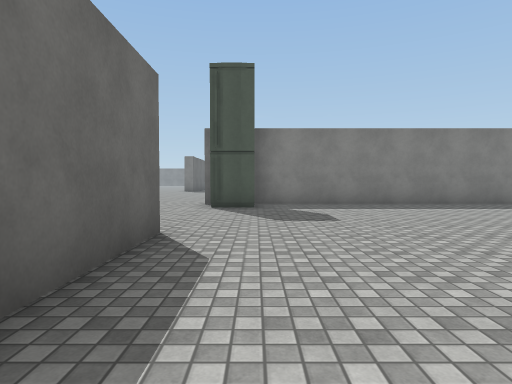
view 1 (above)

24 first-person views from a walk through a 3-D level made in the Unity game engine. The camera is 1.3 m above the floor, tilts 2° down and sees 75° across. The floor is counted in squares, 2 m on a side. Each view is taken from the middle of a square. On the plan, view 1 faces up. The plan holds only what a view shows up to about 10 squares ahead; the rest is blank. The place goes on beyond the plan. Some surface patterns are stand-ins.

view 2
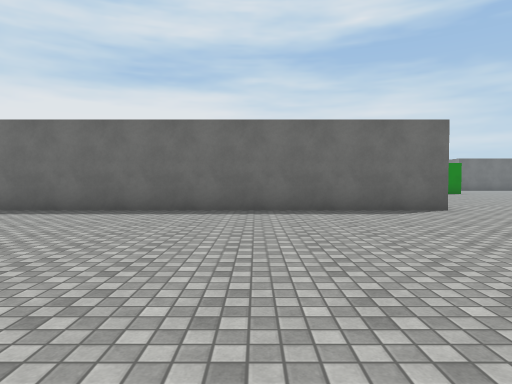

view 3
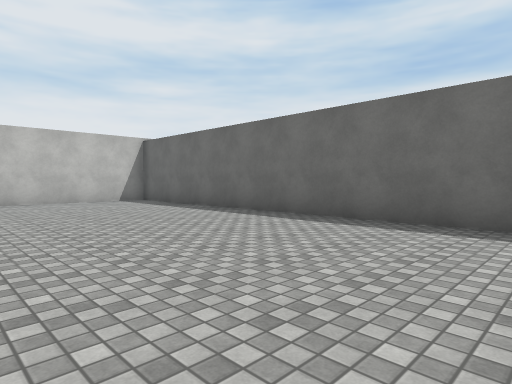

view 4
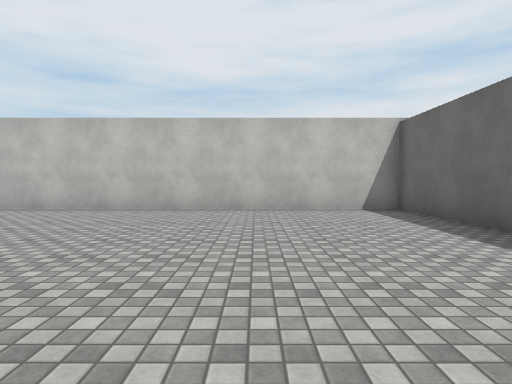

view 5
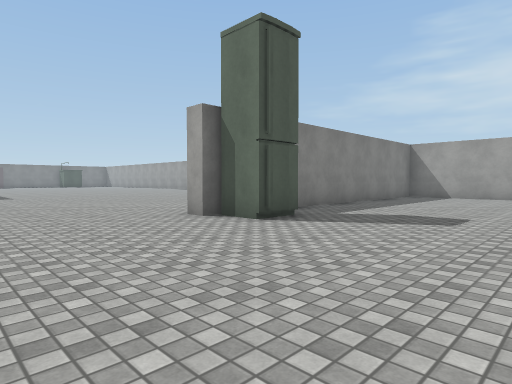

view 6
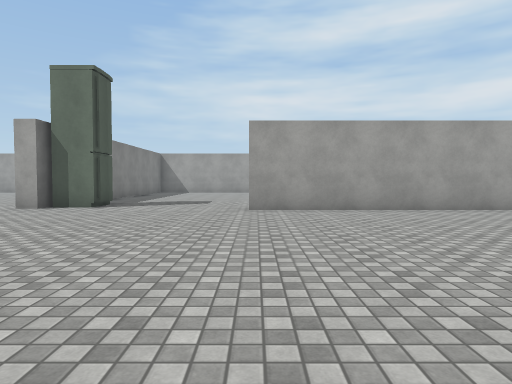

view 7
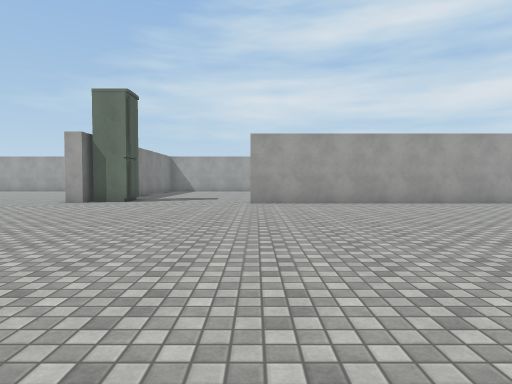

view 8
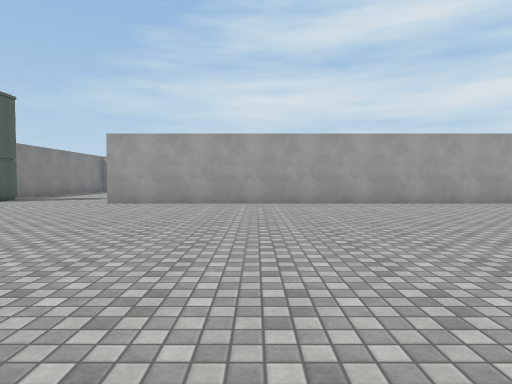

view 9
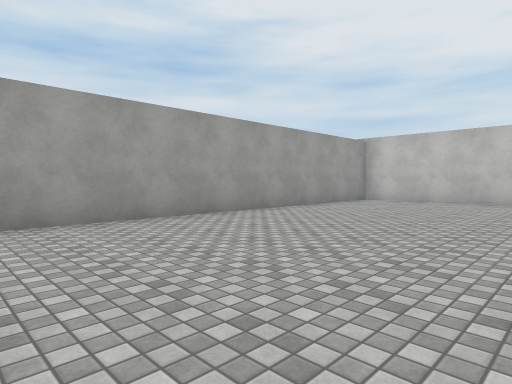

view 10
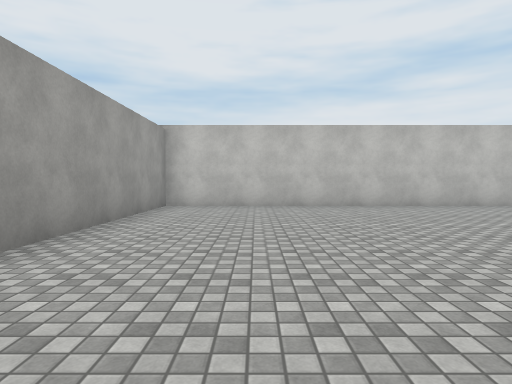

view 11
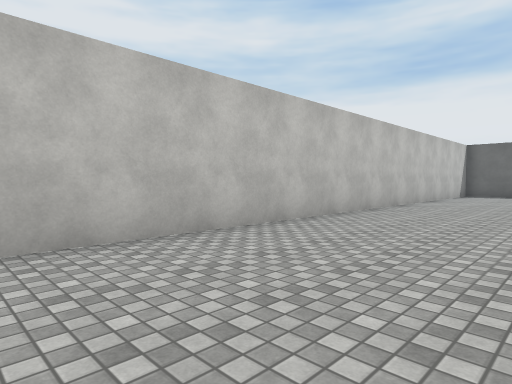

view 12
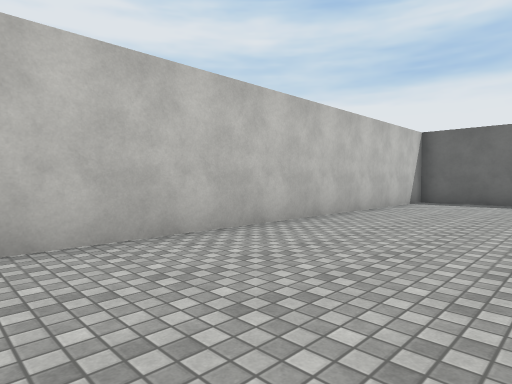

view 13
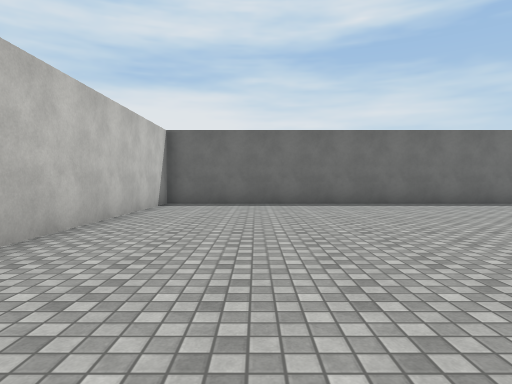

view 14
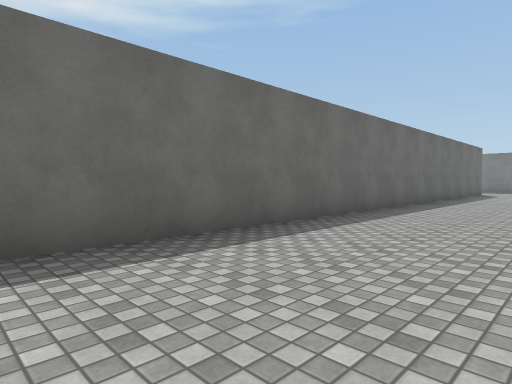

view 15
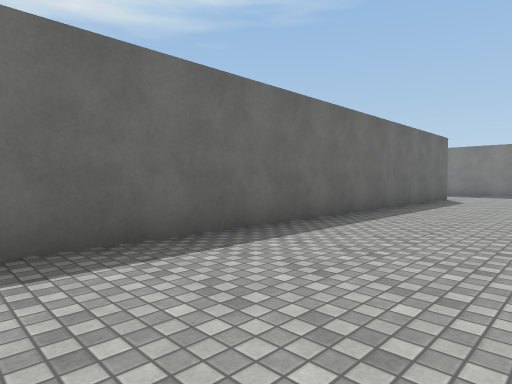

view 16
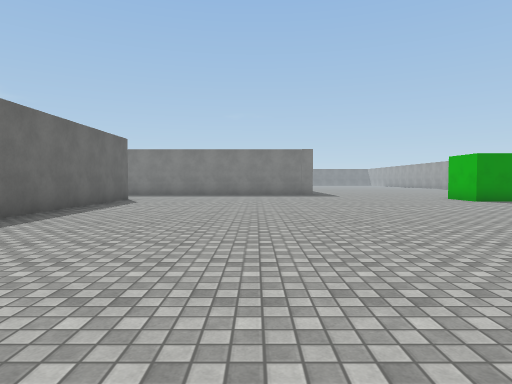

view 17
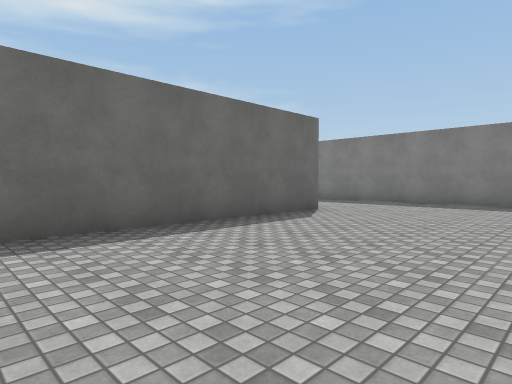

view 18
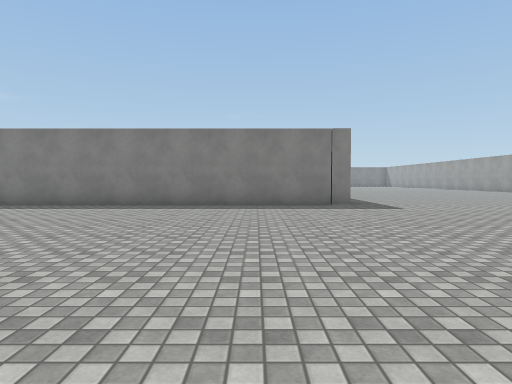

view 19
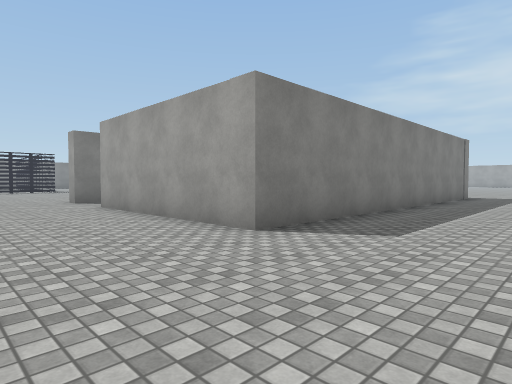

view 20
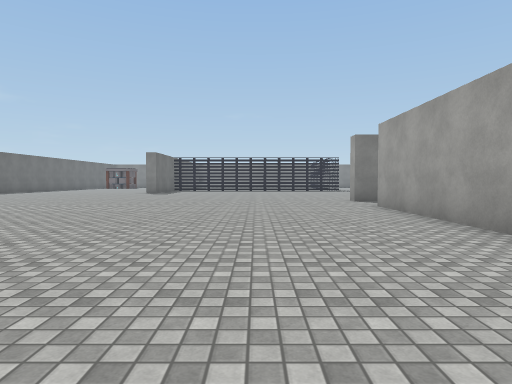

view 21
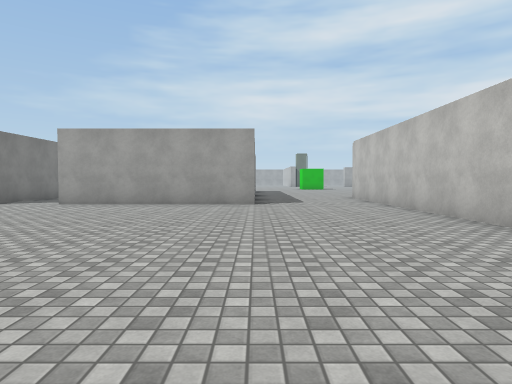

view 22
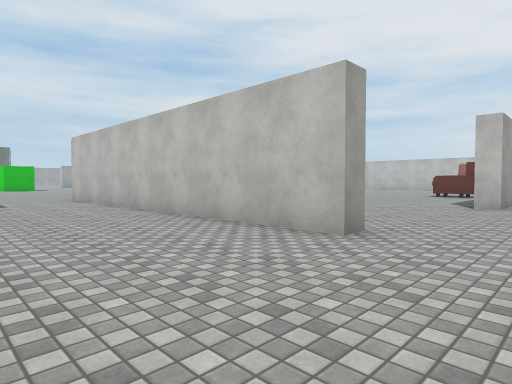

view 23
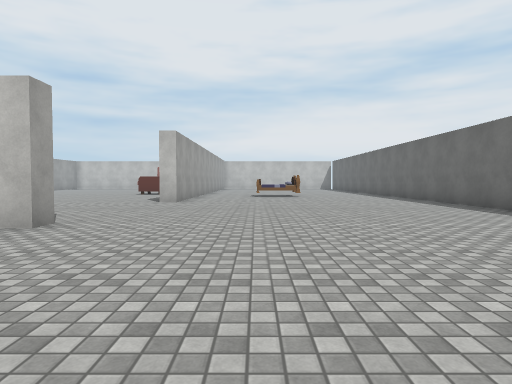

view 24
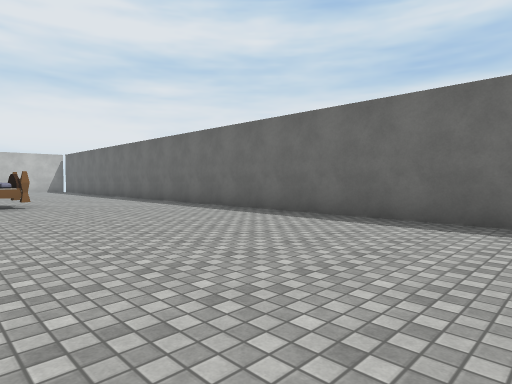

### Floor plan
Points are (right, up) in squares from view 1. A wall is a line through its corners. A room is listed if a view was taken in it or the views show most of it. See-through windows are left out.
Room 1 (views 1, 2, 3, 4, 5, 6, 7, 8, 9, 10, 11, 12, 13, 14, 15, 16, 17, 18)
walls: (-1.2, 4.2) (-1.2, -10.5) (6.5, -10.5); (-15.4, 13) (-25.9, 13); (-22.3, 9.4) (-22.3, -10.5) (-1.7, -10.5) (-1.7, 4.2); (6.5, 9) (-1.4, 9) (-1.4, 9.5); (-27.4, 9.5) (-24.2, 9.5)
ways out: opening at (-26.7, 11) to room 2
objects: other object (-1, 8) to (0, 8)
Room 2 (views 19, 20, 21, 22, 23, 24)
walls: (-33.7, 2.8) (-33.7, 4.1) (-33.1, 4.1); (-33, 8.9) (-33, 9.5) (-27.4, 9.5); (-41.6, 9.4) (-41.6, 1.4); (-25.9, 13) (-25.9, 18.4); (-25, 20.2) (-25.9, 20.2) (-25.9, 20.8)
ways out: opening at (-26.7, 11) to room 1; opening at (-26, 19)
objects: other object (-37, 0) to (-36, 1)

Positions as (right, up) in squares from view 1, and headings:
1: (0, 0), facing up
2: (6, 0), facing left
3: (4, 0), facing down-left
4: (2, -3), facing down
5: (-5, 4), facing up-right
6: (-9, 4), facing right
7: (-11, 4), facing right
8: (-11, 0), facing right
9: (-7, 0), facing down-right
10: (-4, -2), facing down
11: (-7, -7), facing down-left
12: (-12, -7), facing down-left
13: (-13, -8), facing left
14: (-19, -8), facing up-left
15: (-19, -3), facing up-left
16: (-18, -2), facing up
17: (-18, 3), facing up-left
18: (-18, 4), facing up
19: (-29, 10), facing up-right
20: (-29, 10), facing up
21: (-35, 13), facing right
22: (-35, 13), facing down-right
23: (-36, 14), facing down
24: (-36, 10), facing down-left
